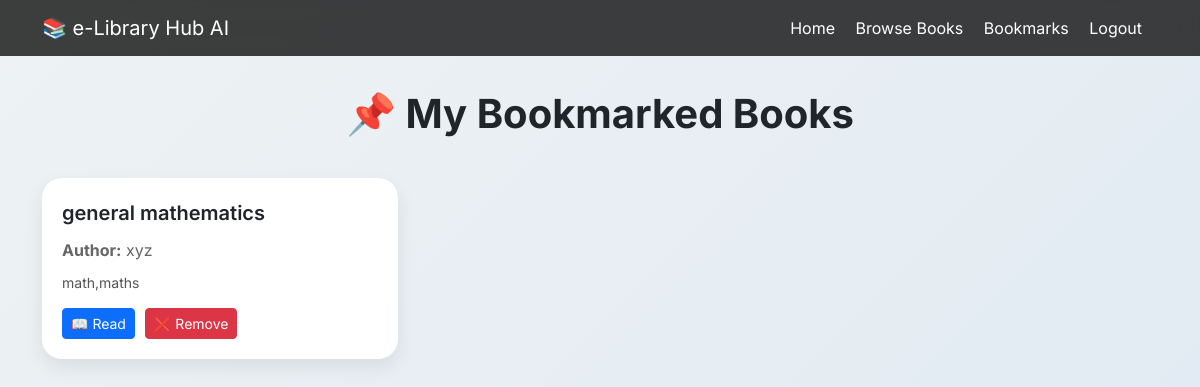
The page /bookmarks/ (signed in) on the database its author committed.
### library/models.py (models this page shows, shortened)
class Bookmark(models.Model):
    user = models.ForeignKey(User, on_delete=models.CASCADE)
    book = models.ForeignKey(Book, on_delete=models.CASCADE)
    created_at = models.DateTimeField(auto_now_add=True)

class Book(models.Model):
    title = models.CharField(max_length=200)
    author = models.CharField(max_length=200)
    category = models.CharField(max_length=100, blank=True, null=True)
    year = models.IntegerField(blank=True, null=True)
    description = models.TextField(blank=True, null=True)
    pdf = models.FileField(upload_to='books/', blank=True, null=True)
    downloads = models.IntegerField(default=0)

### library/views.py (the view)
@login_required(login_url='login')
def bookmark_list(request):
    bookmarks = Bookmark.objects.filter(
        user=request.user
    ).select_related("book")
    return render(request, "library/bookmarks.html", {
        "bookmarks": bookmarks
    })

### library/templates/library/bookmarks.html (shortened to what this page needs)
{% load static %}
<!DOCTYPE html>
<html lang="en">
<head>
<link href="https://cdn.jsdelivr.net/npm/bootstrap@5.3.2/dist/css/bootstrap.min.css" rel="stylesheet">
</head>
<body>
<nav class="navbar navbar-expand-lg fixed-top">
<div class="container">
    <a class="navbar-brand" href="{% url 'home' %}">📚 e-Library Hub AI</a>
    <div class="ms-auto">
        <a class="nav-link d-inline me-3" href="{% url 'home' %}">Home</a>
        <a class="nav-link d-inline me-3" href="{% url 'book_list' %}">Browse Books</a>
        <a class="nav-link d-inline me-3" href="{% url 'bookmarks' %}">Bookmarks</a>
        <a class="nav-link d-inline me-3" href="{% url 'logout' %}">Logout</a>
    </div>
</div>
</nav>
<div class="container">
    <h1 class="page-title">📌 My Bookmarked Books</h1>
    {% if bookmarks %}
    <div class="row">
        {% for bookmark in bookmarks %}
        <div class="col-md-6 col-lg-4 mb-4">
            <div class="bookmark-card">
                <div class="book-title">
                    {{ bookmark.book.title }}
                </div>
                <div class="book-author">
                    <strong>Author:</strong> {{ bookmark.book.author }}
                </div>
                {% if bookmark.book.description %}
                <div class="book-desc">
                    {{ bookmark.book.description|truncatewords:20 }}
                </div>
                {% endif %}
                <div class="btn-group-custom">
                    {% if bookmark.book.pdf %}
                    <a href="{{ bookmark.book.pdf.url }}" target="_blank"
                       class="btn btn-primary btn-sm">
                        📖 Read
                    </a>
                    {% endif %}
                    <a href="{% url 'remove_bookmark' bookmark.book.id %}"
                       class="btn btn-danger btn-sm">
                        ❌ Remove
                    </a>
                </div>
            </div>
        </div>
        {% endfor %}
    </div>
    {% else %}
    <div class="empty-box">
        <h3>No bookmarks yet buddy  😕  </h3>
        <p>Go to Browse Books and start adding your favorite books</p>
        <a href="{% url 'book_list' %}" class="btn btn-dark mt-3">Browse Books</a>
    </div>
    {% endif %}
</div>
</body>
</html>

### library/templates/library/bookmarks.html (style rules this page uses)
body { font-family:'Inter',sans-serif; background: linear-gradient(135deg,#eef2f3,#dfe9f3); min-height:100vh; padding-top:90px; }
.navbar { background: rgba(0,0,0,0.75); backdrop-filter: blur(8px); }
.navbar-brand, .nav-link { color:white !important; }
.page-title { text-align:center; font-weight:700; margin-bottom:40px; }
.bookmark-card { border:none; border-radius:20px; padding:20px; background:white; box-shadow:0 8px 20px rgba(0,0,0,0.08); transition:0.3s; height:100%; }
.book-title { font-size:20px; font-weight:600; margin-bottom:10px; }
.book-author { color:#666; margin-bottom:10px; }
.book-desc { font-size:14px; color:#555; margin-bottom:15px; }
.btn-group-custom { display:flex; gap:10px; flex-wrap:wrap; }

### rows shown on the page
Bookmark: book "general mathematics", book.author "xyz", book.description "math,maths"
